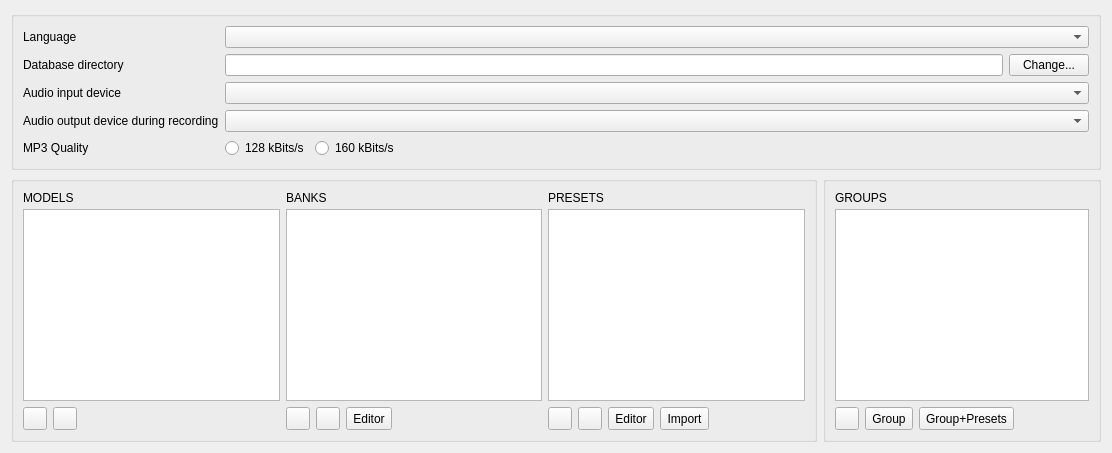
      <widget class="QWidget" name="tabPreferences">
       <attribute name="title">
        <string>Preferences</string>
       </attribute>
       <layout class="QVBoxLayout" name="verticalLayout_33" stretch="0,1">
        <item>
         <widget class="QGroupBox" name="groupBox_17">
          <property name="title">
           <string/>
          </property>
          <layout class="QGridLayout" name="gridLayout_2" columnstretch="0,0,0,1,0">
           <item row="1" column="4">
            <widget class="QPushButton" name="prefChangeDBDir">
             <property name="text">
              <string>Change...</string>
             </property>
            </widget>
           </item>
           <item row="1" column="0">
            <widget class="QLabel" name="label_29">
             <property name="text">
              <string>Database directory</string>
             </property>
            </widget>
           </item>
           <item row="4" column="2">
            <widget class="QRadioButton" name="prefMP3Bitrate160">
             <property name="text">
              <string>160 kBits/s</string>
             </property>
            </widget>
           </item>
           <item row="4" column="0">
            <widget class="QLabel" name="label_30">
             <property name="text">
              <string>MP3 Quality</string>
             </property>
            </widget>
           </item>
           <item row="1" column="1" colspan="3">
            <widget class="QLineEdit" name="prefDBDir">
             <property name="readOnly">
              <bool>true</bool>
             </property>
            </widget>
           </item>
           <item row="4" column="1">
            <widget class="QRadioButton" name="prefMP3Bitrate128">
             <property name="text">
              <string>128 kBits/s</string>
             </property>
            </widget>
           </item>
           <item row="2" column="1" colspan="4">
            <widget class="QComboBox" name="prefAudioInput">
             <property name="sizeAdjustPolicy">
              <enum>QComboBox::AdjustToMinimumContentsLength</enum>
             </property>
            </widget>
           </item>
           <item row="2" column="0">
            <widget class="QLabel" name="label_31">
             <property name="text">
              <string>Audio input device</string>
             </property>
            </widget>
           </item>
           <item row="3" column="1" colspan="4">
            <widget class="QComboBox" name="prefRecordAudioOutput">
             <property name="sizeAdjustPolicy">
              <enum>QComboBox::AdjustToMinimumContentsLength</enum>
             </property>
            </widget>
           </item>
           <item row="3" column="0">
            <widget class="QLabel" name="label_32">
             <property name="text">
              <string>Audio output device during recording</string>
             </property>
            </widget>
           </item>
           <item row="0" column="0">
            <widget class="QLabel" name="label_2">
             <property name="text">
              <string>Language</string>
             </property>
            </widget>
           </item>
           <item row="0" column="1" colspan="4">
            <widget class="QComboBox" name="prefLanguage">
             <property name="sizeAdjustPolicy">
              <enum>QComboBox::AdjustToMinimumContentsLength</enum>
             </property>
            </widget>
           </item>
          </layout>
         </widget>
        </item>
        <item>
         <layout class="QHBoxLayout" name="horizontalLayout_29" stretch="29,10">
          <item>
           <widget class="QGroupBox" name="groupBox_22">
            <property name="title">
             <string/>
            </property>
            <layout class="QHBoxLayout" name="horizontalLayout_34">
             <item>
              <layout class="QVBoxLayout" name="verticalLayout_43">
               <item>
                <layout class="QVBoxLayout" name="verticalLayout_34">
                 <property name="spacing">
                  <number>4</number>
                 </property>
                 <item>
                  <widget class="QLabel" name="label_33">
                   <property name="text">
                    <string>MODELS</string>
                   </property>
                  </widget>
                 </item>
                 <item>
                  <widget class="QListView" name="prefModels"/>
                 </item>
                </layout>
               </item>
               <item>
                <layout class="QHBoxLayout" name="horizontalLayout_30">
                 <item>
                  <widget class="QToolButton" name="prefAddModel">
                   <property name="icon">
                    <iconset resource="patchdirector.qrc">
                     <normaloff>:/res/plus-32.png</normaloff>:/res/plus-32.png</iconset>
                   </property>
                  </widget>
                 </item>
                 <item>
                  <widget class="QToolButton" name="prefRemoveModel">
                   <property name="icon">
                    <iconset resource="patchdirector.qrc">
                     <normaloff>:/res/minus-32.png</normaloff>:/res/minus-32.png</iconset>
                   </property>
                  </widget>
                 </item>
                 <item>
                  <spacer name="horizontalSpacer_8">
                   <property name="orientation">
                    <enum>Qt::Horizontal</enum>
                   </property>
                   <property name="sizeHint" stdset="0">
                    <size>
                     <width>40</width>
                     <height>20</height>
                    </size>
                   </property>
                  </spacer>
                 </item>
                </layout>
               </item>
              </layout>
             </item>
             <item>
              <layout class="QVBoxLayout" name="verticalLayout_44">
               <item>
                <layout class="QVBoxLayout" name="verticalLayout_36">
                 <property name="spacing">
                  <number>4</number>
                 </property>
                 <item>
                  <widget class="QLabel" name="label_34">
                   <property name="text">
                    <string>BANKS</string>
                   </property>
                  </widget>
                 </item>
                 <item>
                  <widget class="QListView" name="prefBanks"/>
                 </item>
                </layout>
               </item>
               <item>
                <layout class="QHBoxLayout" name="horizontalLayout_31">
                 <item>
                  <widget class="QToolButton" name="prefAddBank">
                   <property name="icon">
                    <iconset resource="patchdirector.qrc">
                     <normaloff>:/res/plus-32.png</normaloff>:/res/plus-32.png</iconset>
                   </property>
                  </widget>
                 </item>
                 <item>
                  <widget class="QToolButton" name="prefRemoveBank">
                   <property name="icon">
                    <iconset resource="patchdirector.qrc">
                     <normaloff>:/res/minus-32.png</normaloff>:/res/minus-32.png</iconset>
                   </property>
                  </widget>
                 </item>
                 <item>
                  <widget class="QToolButton" name="prefEditBanks">
                   <property name="sizePolicy">
                    <sizepolicy hsizetype="Fixed" vsizetype="Preferred">
                     <horstretch>0</horstretch>
                     <verstretch>0</verstretch>
                    </sizepolicy>
                   </property>
                   <property name="text">
                    <string>Editor</string>
                   </property>
                  </widget>
                 </item>
                 <item>
                  <spacer name="horizontalSpacer_9">
                   <property name="orientation">
                    <enum>Qt::Horizontal</enum>
                   </property>
                   <property name="sizeHint" stdset="0">
                    <size>
                     <width>40</width>
                     <height>20</height>
                    </size>
                   </property>
                  </spacer>
                 </item>
                </layout>
               </item>
              </layout>
             </item>
             <item>
              <layout class="QVBoxLayout" name="verticalLayout_45">
               <item>
                <layout class="QVBoxLayout" name="verticalLayout_39">
                 <property name="spacing">
                  <number>4</number>
                 </property>
                 <item>
                  <widget class="QLabel" name="label_35">
                   <property name="text">
                    <string>PRESETS</string>
                   </property>
                  </widget>
                 </item>
                 <item>
                  <widget class="QListView" name="prefPresets"/>
                 </item>
                </layout>
               </item>
               <item>
                <layout class="QHBoxLayout" name="horizontalLayout_32">
                 <item>
                  <widget class="QToolButton" name="prefAddPreset">
                   <property name="icon">
                    <iconset resource="patchdirector.qrc">
                     <normaloff>:/res/plus-32.png</normaloff>:/res/plus-32.png</iconset>
                   </property>
                  </widget>
                 </item>
                 <item>
                  <widget class="QToolButton" name="prefRemovePreset">
                   <property name="icon">
                    <iconset resource="patchdirector.qrc">
                     <normaloff>:/res/minus-32.png</normaloff>:/res/minus-32.png</iconset>
                   </property>
                  </widget>
                 </item>
                 <item>
                  <widget class="QToolButton" name="prefEditPresets">
                   <property name="sizePolicy">
                    <sizepolicy hsizetype="Fixed" vsizetype="Preferred">
                     <horstretch>0</horstretch>
                     <verstretch>0</verstretch>
                    </sizepolicy>
                   </property>
                   <property name="text">
                    <string>Editor</string>
                   </property>
                  </widget>
                 </item>
                 <item>
                  <widget class="QToolButton" name="prefImportPresets">
                   <property name="sizePolicy">
                    <sizepolicy hsizetype="Fixed" vsizetype="Preferred">
                     <horstretch>0</horstretch>
                     <verstretch>0</verstretch>
                    </sizepolicy>
                   </property>
                   <property name="text">
                    <string>Import</string>
                   </property>
                  </widget>
                 </item>
                 <item>
                  <spacer name="horizontalSpacer_10">
                   <property name="orientation">
                    <enum>Qt::Horizontal</enum>
                   </property>
                   <property name="sizeHint" stdset="0">
                    <size>
                     <width>40</width>
                     <height>20</height>
                    </size>
                   </property>
                  </spacer>
                 </item>
                </layout>
               </item>
              </layout>
             </item>
            </layout>
           </widget>
          </item>
          <item>
           <widget class="QGroupBox" name="groupBox_21">
            <property name="title">
             <string/>
            </property>
            <layout class="QVBoxLayout" name="verticalLayout_42">
             <item>
              <layout class="QVBoxLayout" name="verticalLayout_40">
               <property name="spacing">
                <number>4</number>
               </property>
               <item>
                <widget class="QLabel" name="label_36">
                 <property name="text">
                  <string>GROUPS</string>
                 </property>
                </widget>
               </item>
               <item>
                <widget class="QListView" name="prefGroups"/>
               </item>
              </layout>
             </item>
             <item>
              <layout class="QHBoxLayout" name="horizontalLayout_33">
               <item>
                <widget class="QToolButton" name="prefAddGroup">
                 <property name="icon">
                  <iconset resource="patchdirector.qrc">
                   <normaloff>:/res/plus-32.png</normaloff>:/res/plus-32.png</iconset>
                 </property>
                </widget>
               </item>
               <item>
                <widget class="QToolButton" name="prefRemoveGroup">
                 <property name="sizePolicy">
                  <sizepolicy hsizetype="Fixed" vsizetype="Preferred">
                   <horstretch>0</horstretch>
                   <verstretch>0</verstretch>
                  </sizepolicy>
                 </property>
                 <property name="text">
                  <string>Group</string>
                 </property>
                 <property name="icon">
                  <iconset resource="patchdirector.qrc">
                   <normaloff>:/res/minus-32.png</normaloff>:/res/minus-32.png</iconset>
                 </property>
                 <property name="toolButtonStyle">
                  <enum>Qt::ToolButtonTextBesideIcon</enum>
                 </property>
                </widget>
               </item>
               <item>
                <widget class="QToolButton" name="prefRemoveGroupPresets">
                 <property name="sizePolicy">
                  <sizepolicy hsizetype="Fixed" vsizetype="Preferred">
                   <horstretch>0</horstretch>
                   <verstretch>0</verstretch>
                  </sizepolicy>
                 </property>
                 <property name="text">
                  <string>Group+Presets</string>
                 </property>
                 <property name="icon">
                  <iconset resource="patchdirector.qrc">
                   <normaloff>:/res/minus-32.png</normaloff>:/res/minus-32.png</iconset>
                 </property>
                 <property name="toolButtonStyle">
                  <enum>Qt::ToolButtonTextBesideIcon</enum>
                 </property>
                </widget>
               </item>
               <item>
                <spacer name="horizontalSpacer_11">
                 <property name="orientation">
                  <enum>Qt::Horizontal</enum>
                 </property>
                 <property name="sizeHint" stdset="0">
                  <size>
                   <width>40</width>
                   <height>20</height>
                  </size>
                 </property>
                </spacer>
               </item>
              </layout>
             </item>
            </layout>
           </widget>
          </item>
         </layout>
        </item>
       </layout>
      </widget>
